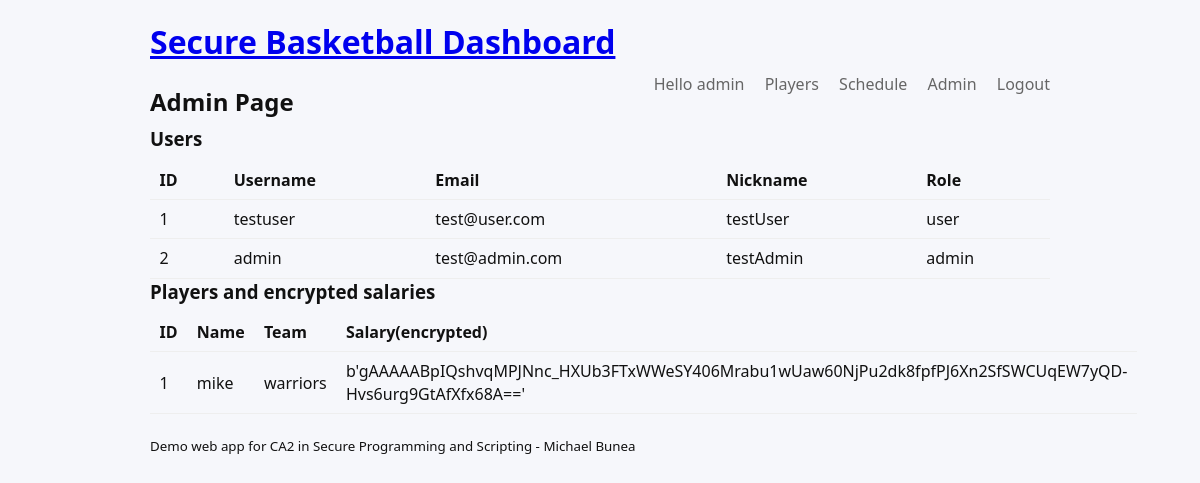
/admin (signed in), run on the app's committed database.
### model.py (models this page shows, shortened)
class User(db.Model, UserMixin):
    __tablename__ = "users"
    id = db.Column(db.Integer, primary_key=True)
    username = db.Column(db.String(80), unique=True, nullable=False)
    email = db.Column(db.String(120), unique=True, nullable=False)
    nickname = db.Column(db.String(80), unique=True, nullable=False)
    password_hashed = db.Column(db.String(200), nullable=False)
    role = db.Column(db.String(10), nullable=False) # this is the user or admin role
    is_admin = db.Column(db.Boolean, nullable=False, default=False)#this is to check if the user is an admin or user

class Player(db.Model):
    __tablename__ = "players"
    id = db.Column(db.Integer, primary_key=True)
    name = db.Column(db.String(100), nullable=False)
    team = db.Column(db.String(100), nullable=False)
    position = db.Column(db.String(20), nullable=False)
    ppg = db.Column(db.Float, nullable=False)
    bio = db.Column(db.Text, nullable=False) #true?
    contract = db.Column(db.LargeBinary, nullable=True)#this will be encrypted and only admin can see this encrypted field

### app.py (the view)
@app.route("/admin")
@login_required
def admin():
    isAdmin(current_user)
    users = User.query.all()
    players = Player.query.all()
    salary = {}
    for player in players:
        try:
            salary[player.id] = player.get_salary()
        except:
            salary[player.id] = 0
    return render_template('admin.html', users=users, players=players, salary=salary)

### app.py (called while the page is built)
@login_manager.user_loader
def load_user(user_id):
    return User.query.get(int(user_id))

@app.before_request
def block_methods():
    allowed_methods = ['GET', 'POST']
    if request.method not in allowed_methods:
        app.logger.warning(f"Unauthorized request {request.method} detected")
        abort(405)

@app.before_request
def port_check():
    allowed_ports = ["80", "443", "5000"]
    port = request.environ.get("SERVER_PORT", "UNKNOWN")
    if port not in allowed_ports:
        app.logger.warning(f"Unauthorized request from port:{port} detected")
        abort(403)

@app.after_request
def add_header(response):
    return sec_headers(response)

### security.py (called while the page is built)
def isAdmin(user):
    if not user.is_authenticated or user.role != 'admin':
        abort(403)

def sec_headers(response):
    response.headers["Content-Security-Policy"] = "default-src 'self'; style-src 'self'; script-src 'self'" #this will prevent most XSS
    response.headers["X-Content-Type-Options"] = "nosniff" # this will prevebt MIME sniffing
    response.headers["X-Frame-Options"] = "DENY" # this will prevent clickjacking
    response.headers["X-XSS-Protection"] = "1; mode=block" # this will help protect against XSS
    response.headers["Referrer-Policy"] = "no-referrer" # this will hude sensitive URLS
    return response

### templates/admin.html (shortened to what this page needs)
{%extends 'index.html'%}
{%block content%}
    <h2>Admin Page</h2>
    <section>
        <h3>Users</h3>
        <table class="list-table">
            <thead>
            <tr><th>ID</th><th>Username</th><th>Email</th><th>Nickname</th><th>Role</th></tr>
            </thead>
            <tbody>
            {%for user in users%}
                <tr>
                    <td>{{user.id}}</td>
                    <td>{{user.username}}</td>
                    <td>{{user.email}}</td>
                    <td>{{user.nickname}}</td>
                    <td>{{user.role}}</td>
                </tr>
                {%endfor%}
            </tbody>
        </table>
    </section>
    <section>
        <h3>Players and encrypted salaries</h3>
        <table class="list-table">
            <thead><tr><th>ID</th><th>Name</th><th>Team</th><th>Salary(encrypted)</th></tr></thead>
            <tbody>
            {%for player in players%}
            <tr>
                <td>{{player.id}}</td>
                <td>{{player.name}}</td>
                <td>{{player.team}}</td>
                <td>{{player.contract or "null"}}</td>
            </tr>
            {%endfor%}
            </tbody>
        </table>
    </section>
{%endblock%}

### templates/index.html (shortened to what this page needs)
<!doctype html>
<html lang="en">
<head>
    <link rel = "stylesheet" type = "text/css" href = "{{ url_for('static', filename='style.css') }}">
</head>
<body>
    <header class = "header">
        <div class = "container">
            <h1 class = "header__title"><a href="{{ url_for('dashboard') }}">Secure Basketball Dashboard</a></h1>
            <nav class = "main-nav">
                {% if current_user.is_authenticated %}
                <span class = "nav-item">Hello {{ current_user.username }}</span>
                <a class="nav-item" href="{{ url_for('player') }}">Players</a>
                <a class="nav-item" href="{{ url_for('schedule') }}">Schedule</a>
                {%if current_user.role == 'admin'%}
                  <a class="nav-item" href="{{ url_for('admin') }}">Admin</a>
                {%endif%}
                <a class="nav-item" href="{{ url_for('logout') }}">Logout</a>
                {%else%}
                  <a class="nav-item" href="{{ url_for('login') }}">Login</a>
                  <a class="nav-item" href="{{ url_for('register') }}">Register</a>
                {%endif%}
            </nav>
        </div>
    </header>
<main class = "container">
    {% block content %}{% endblock %}
</main>
<footer class = "footer">
    <div class = "container">
        <small>Demo web app for CA2 in Secure Programming and Scripting - Michael Bunea</small>
    </div>
</footer>
</body>
</html>

### static/style.css (style rules this page uses)
:root { --bg: #f6f7fb; --card: #ffffff; --accent: #00539f; --muted: #666; --success: #2d8a4a; }
body { font-family: system-ui, "Helvetica Neue", Arial; margin: 0; background: var(--bg); color: #111; line-height: 1.4; }
.container { width: 90%; max-width: 900px; margin: 1.25rem auto; }
.main-nav { float: right; }
.main-nav .nav-item { margin-left: 1rem; text-decoration: none; color: var(--muted); }
h1,h2,h3 { margin: 0 0 0.5rem 0; }
.list-table { width: 100%; border-collapse: collapse; maargin-top: 1rem; }
.list-table th, .list-table td { padding: 0.5rem 0.6rem; border-bottom: 1px solid #eee; text-align: left; }

### data on the page
User: username "admin", id "2", email "test@admin.com", nickname "testAdmin", role "admin"
User: id "1", username "testuser", email "test@user.com", nickname "testUser", role "user"
Player: id "1", name "mike", team "warriors", contract "b'gAAAAABpIQshvqMPJNnc_HXUb3FTxWWeSY406Mrabu1wUaw60NjPu2dk8fpfPJ6Xn2SfSWCUqEW7yQD-Hvs6urg9GtAfXfx68A=='"
